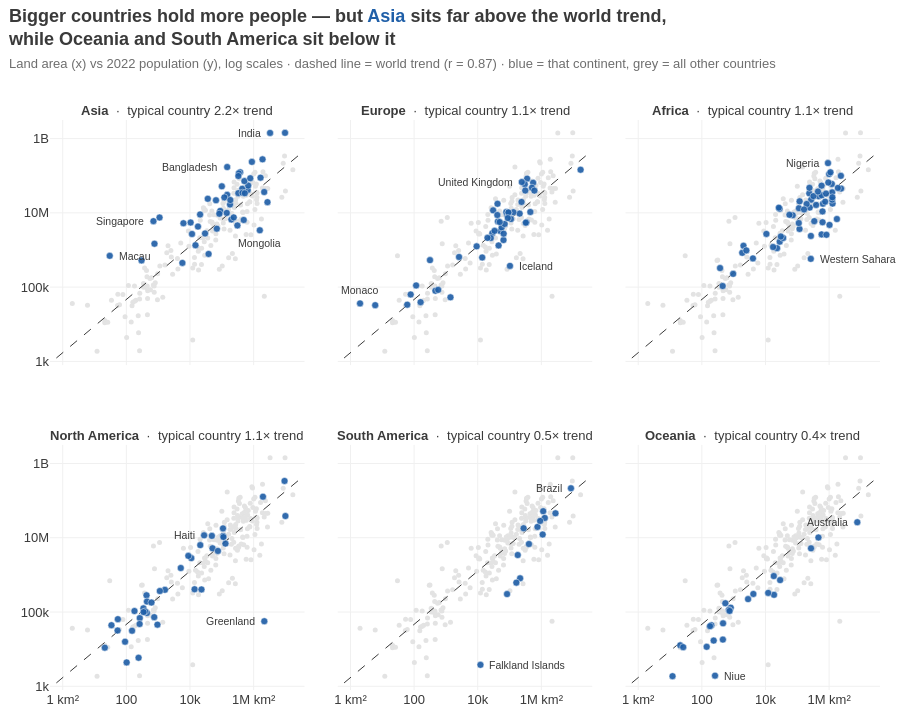

Notebook cell for this chart:
### Markdown cell above
**Chart choice & justification:** *Which chart did you choose, and why? Justify design choices.*

**Chart: scatter plot on log–log scales, as small multiples (one panel per continent).**

**Why this chart:** the relationship between two numeric variables is exactly what a scatter plot shows. Both variables span many orders of magnitude (1 km² Vatican to 17 M km² Russia; 510 to 1.4 B people), so **log scales are required** — on linear axes almost every country collapses into one corner. Splitting into panels answers "does it differ by continent?" much more clearly than six overlapping colours in one plot.

**Design choices**
- Each panel highlights one continent in blue on top of **all other countries in light grey**, so every continent is judged against the same world context.
- The same dashed **world trend line** (log–log regression over all countries) appears in every panel as a common benchmark; dots above it hold more people than expected for their size, dots below hold fewer.
- Panel titles state the answer per continent: how many times the trend a *typical* (median) country sits. Panels are ordered from most above to most below the trend.
- The countries that clearly break the pattern are labelled directly; shared axes with plain-language ticks (10k, 1M km², 1B).

**What it shows:** yes — bigger countries clearly hold more people (**r = 0.87 on log scales**; 10× more land ≈ 5× more people). But continents differ: a typical **Asian** country has **2.2× the people** the trend predicts, Europe, Africa and North America sit right on it (~1.1×), while **South America (0.5×) and Oceania (0.4×)** are emptier than their size suggests. Far **above** the line: city-states (Macau, Singapore, Hong Kong, Monaco) and the giants Bangladesh and India; far **below**: Greenland, the Falkland Islands, Niue, Western Sahara, Iceland and Mongolia — ice, desert and steppe.

### Code cell
# Q3 — land area vs 2022 population → SCATTER PLOT (log–log), small multiples by continent
d3 = df[['Country', 'Continent', 'Area', '2022 Population']].copy()
lx, ly = np.log10(d3['Area']), np.log10(d3['2022 Population'])
slope, intercept = np.polyfit(lx, ly, 1)                          # world trend on log–log scales
r = np.corrcoef(lx, ly)[0, 1]
d3['vs_trend'] = 10 ** (ly - (intercept + slope * lx))           # 2 = twice the people expected for its size

typical = d3.groupby('Continent')['vs_trend'].median()          # typical (median) country per continent
order = typical.sort_values(ascending=False).index.tolist()

fig = px.scatter(d3, x='Area', y='2022 Population', facet_col='Continent', facet_col_wrap=3,
                 category_orders={'Continent': order}, log_x=True, log_y=True,
                 hover_name='Country', custom_data=['Continent', 'vs_trend'],
                 color_discrete_sequence=[ACCENT2], template='plotly_white',
                 facet_row_spacing=0.14, facet_col_spacing=0.04,
                 title=f"Bigger countries hold more people — but {hl('Asia', ACCENT2)} sits far above the world trend,"
                       f"<br>while Oceania and South America sit below it")
fig.update_traces(marker=dict(size=7, opacity=0.9, line=dict(color='white', width=0.5)),
                  hovertemplate='<b>%{hovertext}</b><br>%{x:,.0f} km² · %{y:,.0f} people'
                                '<br>%{customdata[1]:.2f}× the world trend<extra></extra>')

# Grey context (all countries) + dashed world trend in every panel, drawn underneath the highlighted dots
x_line = np.logspace(-0.2, 7.4, 40)
y_line = 10 ** (intercept + slope * np.log10(x_line))
panel = {}
for tr in list(fig.data):
    panel[tr.customdata[0][0]] = (tr.xaxis, tr.yaxis)
    fig.add_scatter(x=d3['Area'], y=d3['2022 Population'], mode='markers', xaxis=tr.xaxis, yaxis=tr.yaxis,
                    marker=dict(color=LIGHT, size=5), hoverinfo='skip', showlegend=False)
    fig.add_scatter(x=x_line, y=y_line, mode='lines', xaxis=tr.xaxis, yaxis=tr.yaxis,
                    line=dict(color=DARK, width=1, dash='dash'), hoverinfo='skip', showlegend=False)
k = len(panel)
fig.data = fig.data[k:] + fig.data[:k]                            # context first, highlights on top

# Panel titles carry the per-continent answer: how a typical country compares with the trend
fig.for_each_annotation(lambda a: a.update(
    text=f"<b>{a.text.split('=')[1]}</b>  ·  typical country {typical[a.text.split('=')[1]]:.1f}× trend",
    font=dict(size=13)))

# Label the countries that clearly break the pattern (text placed right / left / above / below the dot)
place = {'r': dict(xanchor='left', xshift=7), 'l': dict(xanchor='right', xshift=-7),
         'a': dict(yanchor='bottom', yshift=5), 'b': dict(yanchor='top', yshift=-5)}
outliers = {'Macau': 'r', 'Singapore': 'l', 'Bangladesh': 'l', 'India': 'l', 'Mongolia': 'b',
            'Monaco': 'a', 'United Kingdom': 'l', 'Iceland': 'r',
            'Nigeria': 'l', 'Western Sahara': 'r',
            'Haiti': 'l', 'Greenland': 'l',
            'Falkland Islands': 'r', 'Brazil': 'l',
            'Niue': 'r', 'Australia': 'l'}
for name, where in outliers.items():
    row = d3.loc[d3['Country'] == name].iloc[0]
    xa, ya = panel[row['Continent']]
    fig.add_annotation(x=np.log10(row['Area']), y=np.log10(row['2022 Population']),   # log axes → log10 coords
                       xref=xa, yref=ya, text=name, showarrow=False,
                       font=dict(size=10.5, color=DARK), **place[where])

ticks_x = dict(tickvals=[1, 1e2, 1e4, 1e6], ticktext=['1 km²', '100', '10k', '1M km²'])
ticks_y = dict(tickvals=[1e3, 1e5, 1e7, 1e9], ticktext=['1k', '100k', '10M', '1B'])
fig.update_xaxes(title=None, range=[-0.4, 7.6], gridcolor='#F0F0F0', zeroline=False, **ticks_x)
fig.update_yaxes(title=None, range=[2.9, 9.5], gridcolor='#F0F0F0', zeroline=False, **ticks_y)
fig.update_layout(title=title(fig.layout.title.text,
                              f'Land area (x) vs 2022 population (y), log scales · dashed line = world trend '
                              f'(r = {r:.2f}) · blue = that continent, grey = all other countries'),
                  showlegend=False, font=FONT, height=720, margin=dict(l=50, r=20, t=120, b=30))
fig.show()

### Figure 1 — Plotly figure (JSON) as saved in the notebook; plotly's stock layout.template omitted (floating-point values rounded to 4 significant figures; data arrays with more than 128 entries replaced by an {"elided": "..."} marker saying what was removed)
{"data": [{"hoverinfo": "skip", "marker": {"color": "#E3E3E3", "size": 5}, "mode": "markers", "showlegend": false, "type": "scatter", "x": {"elided": "234 int values"}, "xaxis": "x4", "y": {"elided": "234 int values"}, "yaxis": "y4"}, {"hoverinfo": "skip", "line": {"color": "#3A3A3A", "dash": "dash", "width": 1}, "mode": "lines", "showlegend": false, "type": "scatter", "x": [0.631, 0.9883, 1.548, 2.424, 3.797, 5.948, 9.316, 14.59, 22.85, 35.8, 56.07, 87.82, 137.6, 215.4, 337.4, 528.5, 827.8, 1297.0, 2031.0, 3181.0, 4982.0, 7804.0, 12220.0, 19140.0, 29990.0, 46970.0, 73560.0, 115200.0, 180500.0, 282700.0, 442700.0, 693500.0, 1086000.0, 1701000.0, 2665000.0, 4174000.0, 6537000.0, 10240000.0, 16040000.0, 25120000.0], "xaxis": "x4", "y": [1233.0, 1700.0, 2345.0, 3235.0, 4462.0, 6154.0, 8488.0, 11710.0, 16150.0, 22270.0, 30720.0, 42370.0, 58450.0, 80620.0, 111200.0, 153400.0, 211500.0, 291800.0, 402500.0, 555100.0, 765700.0, 1056000.0, 1457000.0, 2009000.0, 2771000.0, 3822000.0, 5272000.0, 7272000.0, 10030000.0, 13830000.0, 19080000.0, 26320000.0, 36300000.0, 50070000.0, 69070000.0, 95260000.0, 131400000.0, 181200000.0, 250000000.0, 344800000.0], "yaxis": "y4"}, {"hoverinfo": "skip", "marker": {"color": "#E3E3E3", "size": 5}, "mode": "markers", "showlegend": false, "type": "scatter", "x": {"elided": "234 int values"}, "xaxis": "x5", "y": {"elided": "234 int values"}, "yaxis": "y5"}, {"hoverinfo": "skip", "line": {"color": "#3A3A3A", "dash": "dash", "width": 1}, "mode": "lines", "showlegend": false, "type": "scatter", "x": [0.631, 0.9883, 1.548, 2.424, 3.797, 5.948, 9.316, 14.59, 22.85, 35.8, 56.07, 87.82, 137.6, 215.4, 337.4, 528.5, 827.8, 1297.0, 2031.0, 3181.0, 4982.0, 7804.0, 12220.0, 19140.0, 29990.0, 46970.0, 73560.0, 115200.0, 180500.0, 282700.0, 442700.0, 693500.0, 1086000.0, 1701000.0, 2665000.0, 4174000.0, 6537000.0, 10240000.0, 16040000.0, 25120000.0], "xaxis": "x5", "y": [1233.0, 1700.0, 2345.0, 3235.0, 4462.0, 6154.0, 8488.0, 11710.0, 16150.0, 22270.0, 30720.0, 42370.0, 58450.0, 80620.0, 111200.0, 153400.0, 211500.0, 291800.0, 402500.0, 555100.0, 765700.0, 1056000.0, 1457000.0, 2009000.0, 2771000.0, 3822000.0, 5272000.0, 7272000.0, 10030000.0, 13830000.0, 19080000.0, 26320000.0, 36300000.0, 50070000.0, 69070000.0, 95260000.0, 131400000.0, 181200000.0, 250000000.0, 344800000.0], "yaxis": "y5"}, {"hoverinfo": "skip", "marker": {"color": "#E3E3E3", "size": 5}, "mode": "markers", "showlegend": false, "type": "scatter", "x": {"elided": "234 int values"}, "xaxis": "x6", "y": {"elided": "234 int values"}, "yaxis": "y6"}, {"hoverinfo": "skip", "line": {"color": "#3A3A3A", "dash": "dash", "width": 1}, "mode": "lines", "showlegend": false, "type": "scatter", "x": [0.631, 0.9883, 1.548, 2.424, 3.797, 5.948, 9.316, 14.59, 22.85, 35.8, 56.07, 87.82, 137.6, 215.4, 337.4, 528.5, 827.8, 1297.0, 2031.0, 3181.0, 4982.0, 7804.0, 12220.0, 19140.0, 29990.0, 46970.0, 73560.0, 115200.0, 180500.0, 282700.0, 442700.0, 693500.0, 1086000.0, 1701000.0, 2665000.0, 4174000.0, 6537000.0, 10240000.0, 16040000.0, 25120000.0], "xaxis": "x6", "y": [1233.0, 1700.0, 2345.0, 3235.0, 4462.0, 6154.0, 8488.0, 11710.0, 16150.0, 22270.0, 30720.0, 42370.0, 58450.0, 80620.0, 111200.0, 153400.0, 211500.0, 291800.0, 402500.0, 555100.0, 765700.0, 1056000.0, 1457000.0, 2009000.0, 2771000.0, 3822000.0, 5272000.0, 7272000.0, 10030000.0, 13830000.0, 19080000.0, 26320000.0, 36300000.0, 50070000.0, 69070000.0, 95260000.0, 131400000.0, 181200000.0, 250000000.0, 344800000.0], "yaxis": "y6"}, {"hoverinfo": "skip", "marker": {"color": "#E3E3E3", "size": 5}, "mode": "markers", "showlegend": false, "type": "scatter", "x": {"elided": "234 int values"}, "xaxis": "x", "y": {"elided": "234 int values"}, "yaxis": "y"}, {"hoverinfo": "skip", "line": {"color": "#3A3A3A", "dash": "dash", "width": 1}, "mode": "lines", "showlegend": false, "type": "scatter", "x": [0.631, 0.9883, 1.548, 2.424, 3.797, 5.948, 9.316, 14.59, 22.85, 35.8, 56.07, 87.82, 137.6, 215.4, 337.4, 528.5, 827.8, 1297.0, 2031.0, 3181.0, 4982.0, 7804.0, 12220.0, 19140.0, 29990.0, 46970.0, 73560.0, 115200.0, 180500.0, 282700.0, 442700.0, 693500.0, 1086000.0, 1701000.0, 2665000.0, 4174000.0, 6537000.0, 10240000.0, 16040000.0, 25120000.0], "xaxis": "x", "y": [1233.0, 1700.0, 2345.0, 3235.0, 4462.0, 6154.0, 8488.0, 11710.0, 16150.0, 22270.0, 30720.0, 42370.0, 58450.0, 80620.0, 111200.0, 153400.0, 211500.0, 291800.0, 402500.0, 555100.0, 765700.0, 1056000.0, 1457000.0, 2009000.0, 2771000.0, 3822000.0, 5272000.0, 7272000.0, 10030000.0, 13830000.0, 19080000.0, 26320000.0, 36300000.0, 50070000.0, 69070000.0, 95260000.0, 131400000.0, 181200000.0, 250000000.0, 344800000.0], "yaxis": "y"}, {"hoverinfo": "skip", "marker": {"color": "#E3E3E3", "size": 5}, "mode": "markers", "showlegend": false, "type": "scatter", "x": {"elided": "234 int values"}, "xaxis": "x2", "y": {"elided": "234 int values"}, "yaxis": "y2"}, {"hoverinfo": "skip", "line": {"color": "#3A3A3A", "dash": "dash", "width": 1}, "mode": "lines", "showlegend": false, "type": "scatter", "x": [0.631, 0.9883, 1.548, 2.424, 3.797, 5.948, 9.316, 14.59, 22.85, 35.8, 56.07, 87.82, 137.6, 215.4, 337.4, 528.5, 827.8, 1297.0, 2031.0, 3181.0, 4982.0, 7804.0, 12220.0, 19140.0, 29990.0, 46970.0, 73560.0, 115200.0, 180500.0, 282700.0, 442700.0, 693500.0, 1086000.0, 1701000.0, 2665000.0, 4174000.0, 6537000.0, 10240000.0, 16040000.0, 25120000.0], "xaxis": "x2", "y": [1233.0, 1700.0, 2345.0, 3235.0, 4462.0, 6154.0, 8488.0, 11710.0, 16150.0, 22270.0, 30720.0, 42370.0, 58450.0, 80620.0, 111200.0, 153400.0, 211500.0, 291800.0, 402500.0, 555100.0, 765700.0, 1056000.0, 1457000.0, 2009000.0, 2771000.0, 3822000.0, 5272000.0, 7272000.0, 10030000.0, 13830000.0, 19080000.0, 26320000.0, 36300000.0, 50070000.0, 69070000.0, 95260000.0, 131400000.0, 181200000.0, 250000000.0, 344800000.0], "yaxis": "y2"}, {"hoverinfo": "skip", "marker": {"color": "#E3E3E3", "size": 5}, "mode": "markers", "showlegend": false, "type": "scatter", "x": {"elided": "234 int values"}, "xaxis": "x3", "y": {"elided": "234 int values"}, "yaxis": "y3"}, {"hoverinfo": "skip", "line": {"color": "#3A3A3A", "dash": "dash", "width": 1}, "mode": "lines", "showlegend": false, "type": "scatter", "x": [0.631, 0.9883, 1.548, 2.424, 3.797, 5.948, 9.316, 14.59, 22.85, 35.8, 56.07, 87.82, 137.6, 215.4, 337.4, 528.5, 827.8, 1297.0, 2031.0, 3181.0, 4982.0, 7804.0, 12220.0, 19140.0, 29990.0, 46970.0, 73560.0, 115200.0, 180500.0, 282700.0, 442700.0, 693500.0, 1086000.0, 1701000.0, 2665000.0, 4174000.0, 6537000.0, 10240000.0, 16040000.0, 25120000.0], "xaxis": "x3", "y": [1233.0, 1700.0, 2345.0, 3235.0, 4462.0, 6154.0, 8488.0, 11710.0, 16150.0, 22270.0, 30720.0, 42370.0, 58450.0, 80620.0, 111200.0, 153400.0, 211500.0, 291800.0, 402500.0, 555100.0, 765700.0, 1056000.0, 1457000.0, 2009000.0, 2771000.0, 3822000.0, 5272000.0, 7272000.0, 10030000.0, 13830000.0, 19080000.0, 26320000.0, 36300000.0, 50070000.0, 69070000.0, 95260000.0, 131400000.0, 181200000.0, 250000000.0, 344800000.0], "yaxis": "y3"}, {"customdata": [["Asia", 1.633], ["Asia", 1.009], ["Asia", 1.748], ["Asia", 7.365], ["Asia", 19.72], ["Asia", 0.2365], ["Asia", 0.5282], ["Asia", 1.668], ["Asia", 8.174], ["Asia", 0.7382], ["Asia", 28.8], ["Asia", 17.65], ["Asia", 5.074], ["Asia", 1.809], ["Asia", 2.349], ["Asia", 4.243], ["Asia", 7.276], ["Asia", 1.862], ["Asia", 0.2764], ["Asia", 2.237], ["Asia", 0.6142], ["Asia", 0.6179], ["Asia", 4.216], ["Asia", 35.42], ["Asia", 2.192], ["Asia", 5.125], ["Asia", 0.07208], ["Asia", 2.095], ["Asia", 3.525], ["Asia", 3.471], ["Asia", 0.31], ["Asia", 7.542], ["Asia", 5.849], ["Asia", 7.281], ["Asia", 1.923], ["Asia", 0.6149], ["Asia", 31.53], ["Asia", 7.875], ["Asia", 4.495], ["Asia", 2.166], ["Asia", 7.534], ["Asia", 1.172], ["Asia", 3.38], ["Asia", 0.8], ["Asia", 2.971], ["Asia", 0.3142], ["Asia", 1.634], ["Asia", 1.801], ["Asia", 6.335], ["Asia", 1.557]], "hovertemplate": "<b>%{hovertext}</b><br>%{x:,.0f} km² · %{y:,.0f} people<br>%{customdata[1]:.2f}× the world trend<extra></extra>", "hovertext": ["Afghanistan", "Armenia", "Azerbaijan", "Bahrain", "Bangladesh", "Bhutan", "Brunei", "Cambodia", "China", "Georgia", "Hong Kong", "India", "Indonesia", "Iran", "Iraq", "Israel", "Japan", "Jordan", "Kazakhstan", "Kuwait", "Kyrgyzstan", "Laos", "Lebanon", "Macau", "Malaysia", "Maldives", "Mongolia", "Myanmar", "Nepal", "North Korea", "Oman", "Pakistan", "Palestine", "Philippines", "Qatar", "Saudi Arabia", "Singapore", "South Korea", "Sri Lanka", "Syria", "Taiwan", "Tajikistan", "Thailand", "Timor-Leste", "Turkey", "Turkmenistan", "United Arab Emirates", "Uzbekistan", "Vietnam", "Yemen"], "legendgroup": "", "marker": {"color": "#1F5FA8", "line": {"color": "white", "width": 0.5}, "opacity": 0.9, "size": 7, "symbol": "circle"}, "mode": "markers", "name": "", "orientation": "v", "showlegend": false, "type": "scatter", "x": [652230, 29743, 86600, 765, 147570, 38394, 5765, 181035, 9706961, 69700, 1104, 3287590, 1904569, 1648195, 438317, 20770, 377930, 89342, 2724900, 17818, 199951, 236800, 10452, 30, 330803, 300, 1564110, 676578, 147181, 120538, 309500, 881912, 6220, 342353, 11586, 2149690, 710, 100210, 65610, 185180, 36193, 143100, 513120, 14874, 783562, 488100, 83600, 447400, 331212, 527968], "xaxis": "x4", "y": [41128771, 2780469, 10358074, 1472233, 171186372, 782455, 449002, 16767842, 1425887337, 3744385, 7488865, 1417173173, 275501339, 88550570, 44496122, 9038309, 123951692, 11285869, 19397998, 4268873, 6630623, 7529475, 5489739, 695168, 33938221, 523787, 3398366, 54179306, 30547580, 26069416, 4576298, 235824862, 5250072, 115559009, 2695122, 36408820, 5975689, 51815810, 21832143, 22125249, 23893394, 9952787, 71697030, 1341296, 85341241, 6430770, 9441129, 34627652, 98186856, 33696614], "yaxis": "y4"}, {"customdata": [["Europe", 1.057], ["Europe", 0.5679], ["Europe", 1.544], ["Europe", 0.8598], ["Europe", 4.152], ["Europe", 0.7951], ["Europe", 0.9586], ["Europe", 0.9225], ["Europe", 1.049], ["Europe", 1.894], ["Europe", 1.637], ["Europe", 0.3564], ["Europe", 0.1728], ["Europe", 0.352], ["Europe", 2.893], ["Europe", 5.097], ["Europe", 5.272], ["Europe", 1.296], ["Europe", 1.626], ["Europe", 1.598], ["Europe", 0.05557], ["Europe", 0.9845], ["Europe", 0.5207], ["Europe", 4.076], ["Europe", 2.142], ["Europe", 0.3855], ["Europe", 0.6038], ["Europe", 0.5681], ["Europe", 1.353], ["Europe", 5.027], ["Europe", 1.083], ["Europe", 12.94], ["Europe", 0.3944], ["Europe", 4.991], ["Europe", 0.8435], ["Europe", 0.3564], ["Europe", 2.68], ["Europe", 1.658], ["Europe", 1.606], ["Europe", 0.5529], ["Europe", 1.031], ["Europe", 1.201], ["Europe", 1.431], ["Europe", 1.013], ["Europe", 2.265], ["Europe", 0.5462], ["Europe", 2.508], ["Europe", 1.666], ["Europe", 5.44], ["Europe", 0.2974]], "hovertemplate": "<b>%{hovertext}</b><br>%{x:,.0f} km² · %{y:,.0f} people<br>%{customdata[1]:.2f}× the world trend<extra></extra>", "hovertext": ["Albania", "Andorra", "Austria", "Belarus", "Belgium", "Bosnia and Herzegovina", "Bulgaria", "Croatia", "Cyprus", "Czech Republic", "Denmark", "Estonia", "Faroe Islands", "Finland", "France", "Germany", "Gibraltar", "Greece", "Guernsey", "Hungary", "Iceland", "Ireland", "Isle of Man", "Italy", "Jersey", "Latvia", "Liechtenstein", "Lithuania", "Luxembourg", "Malta", "Moldova", "Monaco", "Montenegro", "Netherlands", "North Macedonia", "Norway", "Poland", "Portugal", "Romania", "Russia", "San Marino", "Serbia", "Slovakia", "Slovenia", "Spain", "Sweden", "Switzerland", "Ukraine", "United Kingdom", "Vatican City"], "legendgroup": "", "marker": {"color": "#1F5FA8", "line": {"color": "white", "width": 0.5}, "opacity": 0.9, "size": 7, "symbol": "circle"}, "mode": "markers", "name": "", "orientation": "v", "showlegend": false, "type": "scatter", "x": [28748, 468, 83871, 207600, 30528, 51209, 110879, 56594, 9251, 78865, 43094, 45227, 1393, 338424, 551695, 357114, 6, 131990, 78, 93028, 103000, 70273, 572, 301336, 116, 64559, 160, 65300, 2586, 316, 33846, 2, 13812, 41850, 25713, 323802, 312679, 92090, 238391, 17098242, 61, 88361, 49037, 20273, 505992, 450295, 41284, 603500, 242900, 1], "xaxis": "x5", "y": [2842321, 79824, 8939617, 9534954, 11655930, 3233526, 6781953, 4030358, 1251488, 10493986, 5882261, 1326062, 53090, 5540745, 64626628, 83369843, 32649, 10384971, 63301, 9967308, 372899, 5023109, 84519, 59037474, 110778, 1850651, 39327, 2750055, 647599, 533286, 3272996, 36469, 627082, 17564014, 2093599, 5434319, 39857145, 10270865, 19659267, 144713314, 33660, 7221365, 5643453, 2119844, 47558630, 10549347, 8740472, 39701739, 67508936, 510], "yaxis": "y5"}, {"customdata": [["Africa", 0.7046], ["Africa", 0.8881], ["Africa", 1.866], ["Africa", 0.1133], ["Africa", 1.68], ["Africa", 4.906], ["Africa", 1.39], ["Africa", 0.9014], ["Africa", 0.2289], ["Africa", 0.433], ["Africa", 2.213], ["Africa", 0.4861], ["Africa", 1.571], ["Africa", 3.238], ["Africa", 0.634], ["Africa", 0.4992], ["Africa", 0.6414], ["Africa", 3.358], ["Africa", 0.1796], ["Africa", 2.045], ["Africa", 2.733], ["Africa", 1.107], ["Africa", 0.6648], ["Africa", 1.852], ["Africa", 2.332], ["Africa", 0.8248], ["Africa", 0.7472], ["Africa", 0.1328], ["Africa", 1.268], ["Africa", 2.75], ["Africa", 0.5659], ["Africa", 0.1355], ["Africa", 3.219], ["Africa", 2.724], ["Africa", 1.951], ["Africa", 1.129], ["Africa", 0.08607], ["Africa", 0.6465], ["Africa", 6.761], ["Africa", 0.3765], ["Africa", 2.079], ["Africa", 5.456], ["Africa", 0.9637], ["Africa", 1.623], ["Africa", 0.7813], ["Africa", 1.662], ["Africa", 0.71], ["Africa", 1.517], ["Africa", 0.4494], ["Africa", 0.8694], ["Africa", 1.993], ["Africa", 2.021], ["Africa", 1.322], ["Africa", 3.823], ["Africa", 0.04349], ["Africa", 0.7172], ["Africa", 0.9354]], "hovertemplate": "<b>%{hovertext}</b><br>%{x:,.0f} km² · %{y:,.0f} people<br>%{customdata[1]:.2f}× the world trend<extra></extra>", "hovertext": ["Algeria", "Angola", "Benin", "Botswana", "Burkina Faso", "Burundi", "Cameroon", "Cape Verde", "Central African Republic", "Chad", "Comoros", "Djibouti", "DR Congo", "Egypt", "Equatorial Guinea", "Eritrea", "Eswatini", "Ethiopia", "Gabon", "Gambia", "Ghana", "Guinea", "Guinea-Bissau", "Ivory Coast", "Kenya", "Lesotho", "Liberia", "Libya", "Madagascar", "Malawi", "Mali", "Mauritania", "Mauritius", "Mayotte", "Morocco", "Mozambique", "Namibia", "Niger", "Nigeria", "Republic of the Congo", "Reunion", "Rwanda", "Sao Tome and Principe", "Senegal", "Seychelles", "Sierra Leone", "Somalia", "South Africa", "South Sudan", "Sudan", "Tanzania", "Togo", "Tunisia", "Uganda", "Western Sahara", "Zambia", "Zimbabwe"], "legendgroup": "", "marker": {"color": "#1F5FA8", "line": {"color": "white", "width": 0.5}, "opacity": 0.9, "size": 7, "symbol": "circle"}, "mode": "markers", "name": "", "orientation": "v", "showlegend": false, "type": "scatter", "x": [2381741, 1246700, 112622, 582000, 272967, 27834, 475442, 4033, 622984, 1284000, 1862, 23200, 2344858, 1002450, 28051, 117600, 17364, 1104300, 267668, 10689, 238533, 245857, 36125, 322463, 580367, 30355, 111369, 1759540, 587041, 118484, 1240192, 1030700, 2040, 374, 446550, 801590, 825615, 1267000, 923768, 342000, 2511, 26338, 964, 196722, 452, 71740, 637657, 1221037, 619745, 1886068, 945087, 56785, 163610, 241550, 266000, 752612, 390757], "xaxis": "x6", "y": [44903225, 35588987, 13352864, 2630296, 22673762, 12889576, 27914536, 593149, 5579144, 17723315, 836774, 1120849, 99010212, 110990103, 1674908, 3684032, 1201670, 123379924, 2388992, 2705992, 33475870, 13859341, 2105566, 28160542, 54027487, 2305825, 5302681, 6812341, 29611714, 20405317, 22593590, 4736139, 1299469, 326101, 37457971, 32969517, 2567012, 26207977, 218541212, 5970424, 974052, 13776698, 227380, 17316449, 107118, 8605718, 17597511, 59893885, 10913164, 46874204, 65497748, 8848699, 12356117, 47249585, 575986, 20017675, 16320537], "yaxis": "y6"}, {"customdata": [["North America", 0.3648], ["North America", 0.6949], ["North America", 1.502], ["North America", 0.2561], ["North America", 2.129], ["North America", 0.177], ["North America", 2.146], ["North America", 0.501], ["North America", 0.216], ["North America", 0.7367], ["North America", 1.276], ["North America", 1.595], ["North America", 1.412], ["North America", 0.3687], ["North America", 2.864], ["North America", 2.947], ["North America", 0.0009484], ["North America", 1.113], ["North America", 1.152], ["North America", 2.555], ["North America", 4.419], ["North America", 1.46], ["North America", 2.095], ["North America", 1.392], ["North America", 2.297], ["North America", 0.09306], ["North America", 0.8745], ["North America", 0.8214], ["North America", 2.81], ["North America", 0.7216], ["North America", 0.5152], ["North America", 1.051], ["North America", 1.077], ["North America", 0.0669], ["North America", 0.8443], ["North America", 2.058], ["North America", 1.958], ["North America", 0.196], ["North America", 1.989], ["North America", 0.8768]], "hovertemplate": "<b>%{hovertext}</b><br>%{x:,.0f} km² · %{y:,.0f} people<br>%{customdata[1]:.2f}× the world trend<extra></extra>", "hovertext": ["Anguilla", "Antigua and Barbuda", "Aruba", "Bahamas", "Barbados", "Belize", "Bermuda", "British Virgin Islands", "Canada", "Cayman Islands", "Costa Rica", "Cuba", "Curacao", "Dominica", "Dominican Republic", "El Salvador", "Greenland", "Grenada", "Guadeloupe", "Guatemala", "Haiti", "Honduras", "Jamaica", "Martinique", "Mexico", "Montserrat", "Nicaragua", "Panama", "Puerto Rico", "Saint Barthelemy", "Saint Kitts and Nevis", "Saint Lucia", "Saint Martin", "Saint Pierre and Miquelon", "Saint Vincent and the Grenadines", "Sint Maarten", "Trinidad and Tobago", "Turks and Caicos Islands", "United States", "United States Virgin Islands"], "legendgroup": "", "marker": {"color": "#1F5FA8", "line": {"color": "white", "width": 0.5}, "opacity": 0.9, "size": 7, "symbol": "circle"}, "mode": "markers", "name": "", "orientation": "v", "showlegend": false, "type": "scatter", "x": [91, 442, 180, 13943, 430, 22966, 54, 151, 9984670, 264, 51100, 109884, 444, 751, 48671, 21041, 2166086, 344, 1628, 108889, 27750, 112492, 10991, 1128, 1964375, 102, 130373, 75417, 8870, 21, 261, 616, 53, 242, 389, 34, 5130, 948, 9372610, 347], "xaxis": "x", "y": [15857, 93763, 106445, 409984, 281635, 405272, 64184, 31305, 38454327, 68706, 5180829, 11212191, 191163, 72737, 11228821, 6336392, 56466, 125438, 395752, 17843908, 11584996, 10432860, 2827377, 367507, 127504125, 4390, 6948392, 4408581, 3252407, 10967, 47657, 179857, 31791, 5862, 103948, 44175, 1531044, 45703, 338289857, 99465], "yaxis": "y"}, {"customdata": [["South America", 0.6392], ["South America", 0.334], ["South America", 1.356], ["South America", 0.7001], ["South America", 1.379], ["South America", 1.321], ["South America", 0.002603], ["South America", 0.05274], ["South America", 0.07113], ["South America", 0.3776], ["South America", 0.8314], ["South America", 0.06604], ["South America", 0.3405], ["South America", 0.8805]], "hovertemplate": "<b>%{hovertext}</b><br>%{x:,.0f} km² · %{y:,.0f} people<br>%{customdata[1]:.2f}× the world trend<extra></extra>", "hovertext": ["Argentina", "Bolivia", "Brazil", "Chile", "Colombia", "Ecuador", "Falkland Islands", "French Guiana", "Guyana", "Paraguay", "Peru", "Suriname", "Uruguay", "Venezuela"], "legendgroup": "", "marker": {"color": "#1F5FA8", "line": {"color": "white", "width": 0.5}, "opacity": 0.9, "size": 7, "symbol": "circle"}, "mode": "markers", "name": "", "orientation": "v", "showlegend": false, "type": "scatter", "x": [2780400, 1098581, 8515767, 756102, 1141748, 276841, 12173, 83534, 214969, 406752, 1285216, 163820, 181034, 916445], "xaxis": "x2", "y": [45510318, 12224110, 215313498, 19603733, 51874024, 18001000, 3780, 304557, 808726, 6780744, 34049588, 618040, 3422794, 28301696], "yaxis": "y2"}, {"customdata": [["Oceania", 0.5813], ["Oceania", 0.1773], ["Oceania", 0.1977], ["Oceania", 0.4785], ["Oceania", 0.4547], ["Oceania", 1.09], ["Oceania", 0.6296], ["Oceania", 0.5842], ["Oceania", 0.6074], ["Oceania", 0.8335], ["Oceania", 0.1475], ["Oceania", 0.3868], ["Oceania", 0.02097], ["Oceania", 0.3547], ["Oceania", 0.1302], ["Oceania", 0.5149], ["Oceania", 0.4343], ["Oceania", 0.2684], ["Oceania", 0.1839], ["Oceania", 0.5437], ["Oceania", 0.6387], ["Oceania", 0.2248], ["Oceania", 0.1935]], "hovertemplate": "<b>%{hovertext}</b><br>%{x:,.0f} km² · %{y:,.0f} people<br>%{customdata[1]:.2f}× the world trend<extra></extra>", "hovertext": ["American Samoa", "Australia", "Cook Islands", "Fiji", "French Polynesia", "Guam", "Kiribati", "Marshall Islands", "Micronesia", "Nauru", "New Caledonia", "New Zealand", "Niue", "Northern Mariana Islands", "Palau", "Papua New Guinea", "Samoa", "Solomon Islands", "Tokelau", "Tonga", "Tuvalu", "Vanuatu", "Wallis and Futuna"], "legendgroup": "", "marker": {"color": "#1F5FA8", "line": {"color": "white", "width": 0.5}, "opacity": 0.9, "size": 7, "symbol": "circle"}, "mode": "markers", "name": "", "orientation": "v", "showlegend": false, "type": "scatter", "x": [199, 7692024, 236, 18272, 4167, 549, 811, 181, 702, 21, 18575, 270467, 260, 464, 459, 462840, 2842, 28896, 12, 747, 26, 12189, 142], "xaxis": "x3", "y": [44273, 26177413, 17011, 929766, 306279, 171774, 131232, 41569, 114164, 12668, 289950, 5185288, 1934, 49551, 18055, 10142619, 222382, 724273, 1871, 106858, 11312, 326740, 11572], "yaxis": "y3"}], "layout": {"annotations": [{"font": {"size": 13}, "showarrow": false, "text": "<b>North America</b>  ·  typical country 1.1× trend", "x": 0.1533, "xanchor": "center", "xref": "paper", "y": 0.43, "yanchor": "bottom", "yref": "paper"}, {"font": {"size": 13}, "showarrow": false, "text": "<b>South America</b>  ·  typical country 0.5× trend", "x": 0.5, "xanchor": "center", "xref": "paper", "y": 0.43, "yanchor": "bottom", "yref": "paper"}, {"font": {"size": 13}, "showarrow": false, "text": "<b>Oceania</b>  ·  typical country 0.4× trend", "x": 0.8467, "xanchor": "center", "xref": "paper", "y": 0.43, "yanchor": "bottom", "yref": "paper"}, {"font": {"size": 13}, "showarrow": false, "text": "<b>Asia</b>  ·  typical country 2.2× trend", "x": 0.1533, "xanchor": "center", "xref": "paper", "y": 1.0, "yanchor": "bottom", "yref": "paper"}, {"font": {"size": 13}, "showarrow": false, "text": "<b>Europe</b>  ·  typical country 1.1× trend", "x": 0.5, "xanchor": "center", "xref": "paper", "y": 1.0, "yanchor": "bottom", "yref": "paper"}, {"font": {"size": 13}, "showarrow": false, "text": "<b>Africa</b>  ·  typical country 1.1× trend", "x": 0.8467, "xanchor": "center", "xref": "paper", "y": 1.0, "yanchor": "bottom", "yref": "paper"}, {"font": {"color": "#3A3A3A", "size": 10.5}, "showarrow": false, "text": "Macau", "x": 1.477, "xanchor": "left", "xref": "x4", "xshift": 7, "y": 5.842, "yref": "y4"}, {"font": {"color": "#3A3A3A", "size": 10.5}, "showarrow": false, "text": "Singapore", "x": 2.851, "xanchor": "right", "xref": "x4", "xshift": -7, "y": 6.776, "yref": "y4"}, {"font": {"color": "#3A3A3A", "size": 10.5}, "showarrow": false, "text": "Bangladesh", "x": 5.169, "xanchor": "right", "xref": "x4", "xshift": -7, "y": 8.233, "yref": "y4"}, {"font": {"color": "#3A3A3A", "size": 10.5}, "showarrow": false, "text": "India", "x": 6.517, "xanchor": "right", "xref": "x4", "xshift": -7, "y": 9.151, "yref": "y4"}, {"font": {"color": "#3A3A3A", "size": 10.5}, "showarrow": false, "text": "Mongolia", "x": 6.194, "xref": "x4", "y": 6.531, "yanchor": "top", "yref": "y4", "yshift": -5}, {"font": {"color": "#3A3A3A", "size": 10.5}, "showarrow": false, "text": "Monaco", "x": 0.301, "xref": "x5", "y": 4.562, "yanchor": "bottom", "yref": "y5", "yshift": 5}, {"font": {"color": "#3A3A3A", "size": 10.5}, "showarrow": false, "text": "United Kingdom", "x": 5.385, "xanchor": "right", "xref": "x5", "xshift": -7, "y": 7.829, "yref": "y5"}, {"font": {"color": "#3A3A3A", "size": 10.5}, "showarrow": false, "text": "Iceland", "x": 5.013, "xanchor": "left", "xref": "x5", "xshift": 7, "y": 5.572, "yref": "y5"}, {"font": {"color": "#3A3A3A", "size": 10.5}, "showarrow": false, "text": "Nigeria", "x": 5.966, "xanchor": "right", "xref": "x6", "xshift": -7, "y": 8.34, "yref": "y6"}, {"font": {"color": "#3A3A3A", "size": 10.5}, "showarrow": false, "text": "Western Sahara", "x": 5.425, "xanchor": "left", "xref": "x6", "xshift": 7, "y": 5.76, "yref": "y6"}, {"font": {"color": "#3A3A3A", "size": 10.5}, "showarrow": false, "text": "Haiti", "x": 4.443, "xanchor": "right", "xref": "x", "xshift": -7, "y": 7.064, "yref": "y"}, {"font": {"color": "#3A3A3A", "size": 10.5}, "showarrow": false, "text": "Greenland", "x": 6.336, "xanchor": "right", "xref": "x", "xshift": -7, "y": 4.752, "yref": "y"}, {"font": {"color": "#3A3A3A", "size": 10.5}, "showarrow": false, "text": "Falkland Islands", "x": 4.085, "xanchor": "left", "xref": "x2", "xshift": 7, "y": 3.577, "yref": "y2"}, {"font": {"color": "#3A3A3A", "size": 10.5}, "showarrow": false, "text": "Brazil", "x": 6.93, "xanchor": "right", "xref": "x2", "xshift": -7, "y": 8.333, "yref": "y2"}, {"font": {"color": "#3A3A3A", "size": 10.5}, "showarrow": false, "text": "Niue", "x": 2.415, "xanchor": "left", "xref": "x3", "xshift": 7, "y": 3.286, "yref": "y3"}, {"font": {"color": "#3A3A3A", "size": 10.5}, "showarrow": false, "text": "Australia", "x": 6.886, "xanchor": "right", "xref": "x3", "xshift": -7, "y": 7.418, "yref": "y3"}], "font": {"color": "#3A3A3A", "family": "Arial, sans-serif", "size": 13}, "height": 720, "legend": {"tracegroupgap": 0}, "margin": {"b": 30, "l": 50, "r": 20, "t": 120}, "showlegend": false, "title": {"font": {"size": 18}, "text": "<b>Bigger countries hold more people — but <span style='color:#1F5FA8'><b>Asia</b></span> sits far above the world trend,<br>while Oceania and South America sit below it</b><br><span style='font-size:13px;color:#6E6E6E'>Land area (x) vs 2022 population (y), log scales · dashed line = world trend (r = 0.87) · blue = that continent, grey = all other countries</span>", "x": 0.01, "xanchor": "left", "y": 0.97, "yanchor": "top"}, "xaxis": {"anchor": "y", "domain": [0.0, 0.3067], "gridcolor": "#F0F0F0", "range": [-0.4, 7.6], "ticktext": ["1 km²", "100", "10k", "1M km²"], "tickvals": [1, 100.0, 10000.0, 1000000.0], "title": {}, "type": "log", "zeroline": false}, "xaxis2": {"anchor": "y2", "domain": [0.3467, 0.6533], "gridcolor": "#F0F0F0", "matches": "x", "range": [-0.4, 7.6], "ticktext": ["1 km²", "100", "10k", "1M km²"], "tickvals": [1, 100.0, 10000.0, 1000000.0], "title": {}, "type": "log", "zeroline": false}, "xaxis3": {"anchor": "y3", "domain": [0.6933, 1.0], "gridcolor": "#F0F0F0", "matches": "x", "range": [-0.4, 7.6], "ticktext": ["1 km²", "100", "10k", "1M km²"], "tickvals": [1, 100.0, 10000.0, 1000000.0], "title": {}, "type": "log", "zeroline": false}, "xaxis4": {"anchor": "y4", "domain": [0.0, 0.3067], "gridcolor": "#F0F0F0", "matches": "x", "range": [-0.4, 7.6], "showticklabels": false, "ticktext": ["1 km²", "100", "10k", "1M km²"], "tickvals": [1, 100.0, 10000.0, 1000000.0], "title": {}, "type": "log", "zeroline": false}, "xaxis5": {"anchor": "y5", "domain": [0.3467, 0.6533], "gridcolor": "#F0F0F0", "matches": "x", "range": [-0.4, 7.6], "showticklabels": false, "ticktext": ["1 km²", "100", "10k", "1M km²"], "tickvals": [1, 100.0, 10000.0, 1000000.0], "title": {}, "type": "log", "zeroline": false}, "xaxis6": {"anchor": "y6", "domain": [0.6933, 1.0], "gridcolor": "#F0F0F0", "matches": "x", "range": [-0.4, 7.6], "showticklabels": false, "ticktext": ["1 km²", "100", "10k", "1M km²"], "tickvals": [1, 100.0, 10000.0, 1000000.0], "title": {}, "type": "log", "zeroline": false}, "yaxis": {"anchor": "x", "domain": [0.0, 0.43], "gridcolor": "#F0F0F0", "range": [2.9, 9.5], "ticktext": ["1k", "100k", "10M", "1B"], "tickvals": [1000.0, 100000.0, 10000000.0, 1000000000.0], "title": {}, "type": "log", "zeroline": false}, "yaxis2": {"anchor": "x2", "domain": [0.0, 0.43], "gridcolor": "#F0F0F0", "matches": "y", "range": [2.9, 9.5], "showticklabels": false, "ticktext": ["1k", "100k", "10M", "1B"], "tickvals": [1000.0, 100000.0, 10000000.0, 1000000000.0], "title": {}, "type": "log", "zeroline": false}, "yaxis3": {"anchor": "x3", "domain": [0.0, 0.43], "gridcolor": "#F0F0F0", "matches": "y", "range": [2.9, 9.5], "showticklabels": false, "ticktext": ["1k", "100k", "10M", "1B"], "tickvals": [1000.0, 100000.0, 10000000.0, 1000000000.0], "title": {}, "type": "log", "zeroline": false}, "yaxis4": {"anchor": "x4", "domain": [0.57, 1.0], "gridcolor": "#F0F0F0", "matches": "y", "range": [2.9, 9.5], "ticktext": ["1k", "100k", "10M", "1B"], "tickvals": [1000.0, 100000.0, 10000000.0, 1000000000.0], "title": {}, "type": "log", "zeroline": false}, "yaxis5": {"anchor": "x5", "domain": [0.57, 1.0], "gridcolor": "#F0F0F0", "matches": "y", "range": [2.9, 9.5], "showticklabels": false, "ticktext": ["1k", "100k", "10M", "1B"], "tickvals": [1000.0, 100000.0, 10000000.0, 1000000000.0], "title": {}, "type": "log", "zeroline": false}, "yaxis6": {"anchor": "x6", "domain": [0.57, 1.0], "gridcolor": "#F0F0F0", "matches": "y", "range": [2.9, 9.5], "showticklabels": false, "ticktext": ["1k", "100k", "10M", "1B"], "tickvals": [1000.0, 100000.0, 10000000.0, 1000000000.0], "title": {}, "type": "log", "zeroline": false}}}
